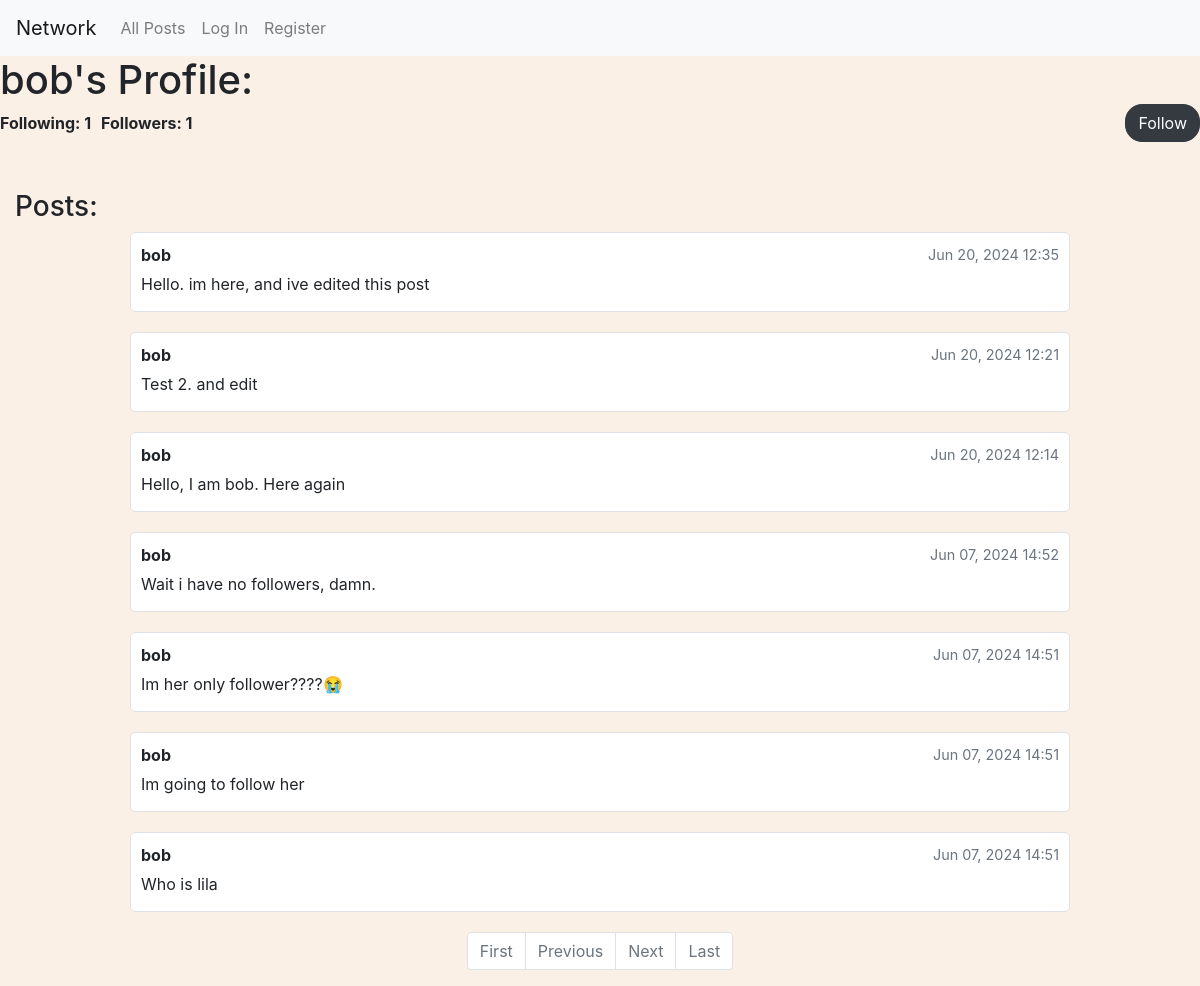
Screenshot of /profile/3/ with the database file from the repository.
### network/models.py (models this page shows, shortened)
class User(AbstractUser):
    pass

class Posting(models.Model):
    user = models.ForeignKey(User, on_delete=models.CASCADE)
    content = models.TextField()
    created_at = models.DateTimeField(auto_now_add=True)

### network/views.py (the view)
# urls.py: path("profile/<int:user_id>/", views.profile, name="profile"),
def profile(request, user_id):
    profile_user = get_object_or_404(User, pk=user_id)
    posts = Posting.objects.filter(user=profile_user).order_by('-created_at')
    if request.user.is_authenticated:
        follow = Follow.objects.filter(user=request.user)
        follow_users = [item.profile_user for item in follow]
    else:
        follow_users = []
    follower_count = profile_user.follower_count
    following_count = profile_user.following_count
    return render(request, 'profile.html', {
        'profile_user': profile_user,
        'posts': posts,
        'follow_users': follow_users,
        'follower_count': follower_count,
        'following_count': following_count
    })

### network/templates/profile.html (shortened to what this page needs)
{% extends "network/layout.html" %}
{% load static %}
{% block body %}
<h1 style="margin-bottom: 0px;">{{ profile_user.username }}'s Profile:</h1>
<div class="post-header">
    <div class="post-user">
        Following: {{ following_count }}
        <div class="post-followers">Followers: {{ follower_count }}</div>
    </div>
    {% if user.id != profile_user.id %}
    <form action="{% url 'toggle_follow' profile_user.id %}" method="post">
        {% if profile_user in follow_users %}
        <button class="btn btn-dark" style="border-radius: 17px">Unfollow</button>
        {% else %}
        <button class="btn btn-dark" style="border-radius: 17px">Follow</button>
        {% endif %}
    </form>
    {% endif %}
</div>
<div class="container-fluid mt-5">
    <h3>Posts:</h3>
    <div class="row content-wrapper">
        <div class="col-12 col-md-10 col-lg-8 content-column">
            {% for p in posts %}
                <div class="post-container" data-post-id="{{ p.id }}">
                    <div class="post-header">
                        <div class="post-user">{{ p.user.username }}</div>
                        <div class="post-date-time">{{ p.created_at|date:"M d, Y H:i" }}</div>
                    </div>
                    <div class="post-content">{{ p.content }}</div>
                </div>
            {% endfor %}
        </div>
    </div>
</div>
<nav aria-label="Page navigation example">
    <ul class="pagination justify-content-center">
        {% if posts.has_previous %}
            <li class="page-item">
                <a class="page-link" href="?page=1">First</a>
            </li>
            <li class="page-item">
                <a class="page-link" href="?page={{ posts.previous_page_number }}">Previous</a>
            </li>
        {% else %}
            <li class="page-item disabled">
                <span class="page-link">First</span>
            </li>
            <li class="page-item disabled">
                <span class="page-link">Previous</span>
            </li>
        {% endif %}
        {% if posts.has_next %}
            <li class="page-item">
                <a class="page-link" href="?page={{ posts.next_page_number }}">Next</a>
            </li>
            <li class="page-item">
                <a class="page-link" href="?page={{ posts.paginator.num_pages }}">Last</a>
            </li>
        {% else %}
            <li class="page-item disabled">
                <span class="page-link">Next</span>
            </li>
            <li class="page-item disabled">
                <span class="page-link">Last</span>
            </li>
        {% endif %}
    </ul>
</nav>
</div>
{% endblock %}

### network/static/network/styles.css (style rules this page uses)
body { background-color: rgb(250,240,230); }
.post-container { border: 1px solid #dee2e6; padding: 10px; margin-bottom: 20px; border-radius: 5px; position: relative; background-color: #fff; }
.post-header { display: flex; justify-content: space-between; align-items: center; margin-bottom: 5px; }
.post-user { font-weight: bold; }
.post-followers { font-weight: bold; }
.post-date-time { font-size: 0.9em; color: #6c757d; }
.post-content { margin-bottom: 5px; }
.container-fluid { padding: 0 15px; }
.content-wrapper { display: flex; justify-content: center; }
.content-column { flex: 0 0 80%; max-width: 1200px; padding-left: 10px; padding-right: 10px; }
.mt-5 { margin-top: 3rem !important; }
h3 { margin-top: 20px; }

### network/templates/profile.html (style rules this page uses)
.post-user { font-weight: bold; display: flex; gap: 10px; }

### rows the page displays
User: username "bob"
Posting: user.username "bob", created_at "Jun 20, 2024 12:35", content "Hello. im here, and ive edited this post"
Posting: user.username "bob", created_at "Jun 20, 2024 12:21", content "Test 2. and edit"
Posting: user.username "bob", created_at "Jun 20, 2024 12:14", content "Hello, I am bob. Here again"
Posting: user.username "bob", created_at "Jun 07, 2024 14:52", content "Wait i have no followers, damn."
Posting: user.username "bob", created_at "Jun 07, 2024 14:51", content "Im her only follower????😭"
Posting: user.username "bob", created_at "Jun 07, 2024 14:51", content "Im going to follow her"
Posting: user.username "bob", created_at "Jun 07, 2024 14:51", content "Who is lila"

### other values shown
{{ following_count }} "1"
{{ follower_count }} "1"
